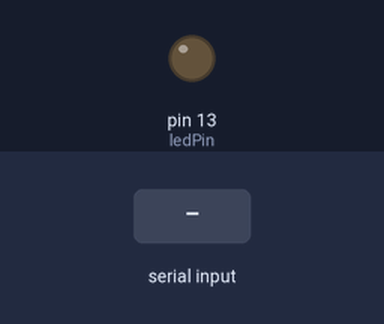
Bench run of a sketch on a simulated Arduino Uno, built with avr-gcc and run on an emulated ATmega328P. Parts: output pins drawn as LEDs (lit = HIGH). The inputs (shaded band) are chosen by the test bench.

Above: at 1.2 s.
1.3 s: "A" received over Serial
At 1.6 s:
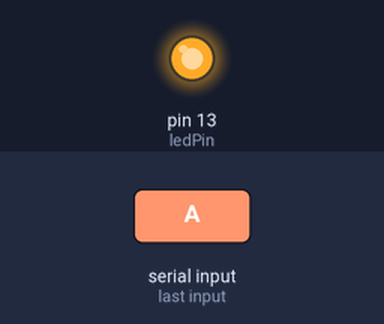
2.8 s: "1" received over Serial
At 4.0 s:
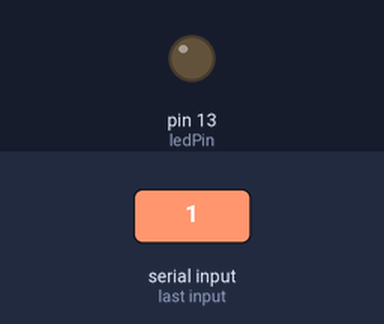
Timing chart, 0 to 5.8 s (numbered marks = the images above; inputs shaded):
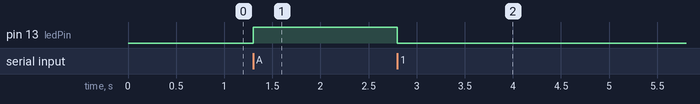

Measured:
- after the input at 1.3 s, pin 13 (ledPin): LOW → HIGH at once
- after the input at 2.8 s, pin 13 (ledPin): HIGH → LOW at once

The sketch:

cppcom.ino
```cpp
/*
* Programa DEMO que realiza la comunicación serial entre el Arduino UNO y una PC
*
* Valores por defecto:
* 9600 BPS, 8N1 (8 bits de datos por byte, sin bit de paridad, 1 bit de parada)
*
* ** MODIFICAR SOLAMENTE LA VELOCIDAD EN CASO DE SER NECESARIO **
*
* Autor:
* Francisco Antonio De León Natareno
*/

const int ledPin = 13;  // the pin that the LED is attached to

void setup() {
  /*
  * Inicializar la comunicación serial
  *
  * Valores por defecto:
  * 9600 BPS, 8N1 (8 bits de datos por byte, sin bit de paridad, 1 bit de parada)

  * Otros formatos soportados por Arduino:
  * https://docs.arduino.cc/language-reference/en/functions/communication/serial/begin/
  */
  Serial.begin(9600);

  /*
  * Configurar el pin 13 como SALIDA
  *
  * - La versión más reciente del IDE reconocen la variable "ledPin" asociada al pin #13 del Arduino
  *   pinMode(ledPin, OUTPUT);
  *
  * - Versiones anteriores del IDE requieren utilizar el número de pin asociado:
  *   pinMode(13, OUTPUT);
  */
  pinMode(ledPin, OUTPUT);
}

void loop() {
  if (Serial.available()) { // Si hay datos disponibles en el puerto serie
    char data = Serial.read(); // Almacenar en una variable de tipo char el valor recibido

    if(data == 'A') { // Si el comando recibido es el caracter 'A'
      digitalWrite(ledPin, HIGH); // Activar la salida #13
    }
    else { // El comando recibido es un caracter diferente
      digitalWrite(ledPin, LOW); // Desactivar la salida #13s
    }
  }
}
```
